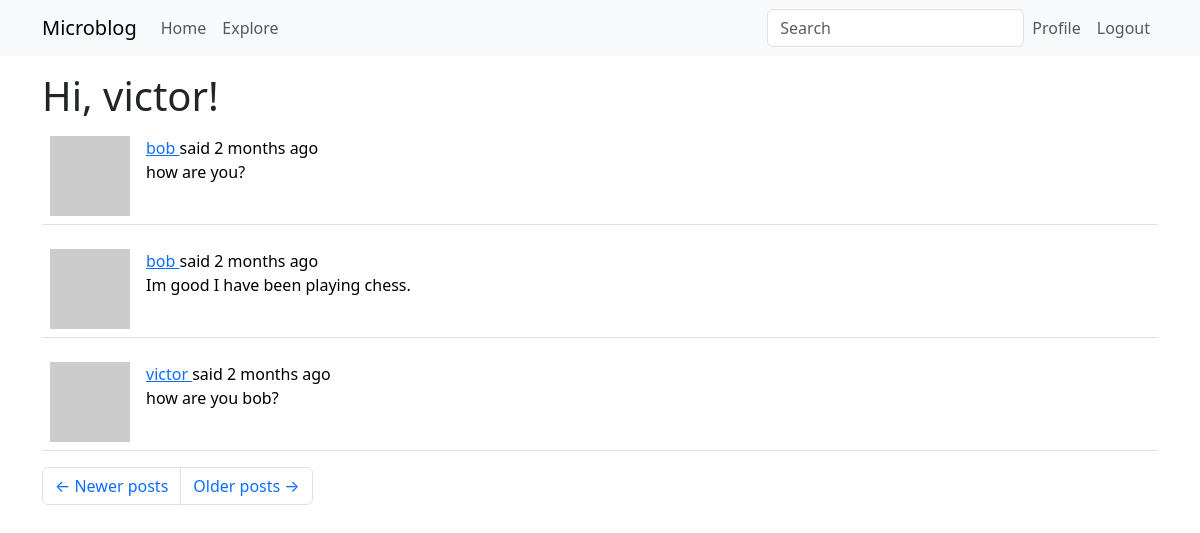
The app's page /explore?page=3 (signed in) with its own data.
### app/models.py (models this page shows, shortened)
class User(UserMixin, db.Model):
    id: so.Mapped[int] = so.mapped_column(primary_key=True)
    username: so.Mapped[str] = so.mapped_column(sa.String(64), index=True, unique=True)
    email: so.Mapped[str] = so.mapped_column(sa.String(120), index=True, unique=True)
    password_hash: so.Mapped[Optional[str]] = so.mapped_column(sa.String(256))
    about_me: so.Mapped[Optional[str]] = so.mapped_column(sa.String(140))
    last_seen: so.Mapped[Optional[datetime]] = so.mapped_column(
        default=lambda: datetime.now(timezone.utc)
    )
    posts: so.WriteOnlyMapped["Post"] = so.relationship(back_populates="author")
    following: so.WriteOnlyMapped["User"] = so.relationship(
        secondary=followers,
        primaryjoin=(followers.c.follower_id == id),
        secondaryjoin=(followers.c.followed_id == id),
        back_populates="followers",
    )
    followers: so.WriteOnlyMapped["User"] = so.relationship(
        secondary=followers,
        primaryjoin=(followers.c.followed_id == id),
        secondaryjoin=(followers.c.follower_id == id),
        back_populates="following",
    )
    def avatar(self, size):
        digest = md5(self.email.lower().encode("utf-8")).hexdigest()
        return f"https://www.gravatar.com/avatar/{digest}?d=identicon&s={size}"

class SearchableMixin(object):
    @classmethod
    def before_commit(cls, session):
        session._changes = {
            "add": list(session.new),
            "update": list(session.dirty),
            "delete": list(session.deleted),
        }
    @classmethod
    def after_commit(cls, session):
        for obj in session._changes["add"]:
            if isinstance(obj, SearchableMixin):
                add_to_index(obj.__tablename__, obj)
        for obj in session._changes["update"]:
            if isinstance(obj, SearchableMixin):
                add_to_index(obj.__tablename__, obj)
        for obj in session._changes["delete"]:
            if isinstance(obj, SearchableMixin):
                remove_from_index(obj.__tablename__, obj)
        session._changes = None

class Post(SearchableMixin, db.Model):
    __searchable__ = ["body"]
    id: so.Mapped[int] = so.mapped_column(primary_key=True)
    body: so.Mapped[str] = so.mapped_column(sa.String(140))
    timestamp: so.Mapped[datetime] = so.mapped_column(
        index=True, default=lambda: datetime.now(timezone.utc)
    )
    user_id: so.Mapped[int] = so.mapped_column(sa.ForeignKey(User.id), index=True)
    language: so.Mapped[Optional[str]] = so.mapped_column(sa.String(5))
    author: so.Mapped[User] = so.relationship(back_populates="posts")

### app/main/routes.py (the view)
@bp.route("/explore")
@login_required
def explore():
    page = request.args.get("page", 1, type=int)
    query = sa.select(Post).order_by(Post.timestamp.desc())
    posts = db.paginate(
        query, page=page, per_page=current_app.config["POSTS_PER_PAGE"], error_out=False
    )
    next_url = url_for("main.explore", page=posts.next_num) if posts.has_next else None
    prev_url = url_for("main.explore", page=posts.prev_num) if posts.has_prev else None
    return render_template(
        "index.html",
        title=_("Explore"),
        posts=posts.items,
        next_url=next_url,
        prev_url=prev_url,
    )

### app/main/forms.py
class SearchForm(FlaskForm):
    q = StringField(_l("Search"), validators=[DataRequired()])
    def __init__(self, *args, **kwargs):
        if "formdata" not in kwargs:
            kwargs["formdata"] = request.args
        if "meta" not in kwargs:
            kwargs["meta"] = {"csrf": False}
        super(SearchForm, self).__init__(*args, **kwargs)

### app/__init__.py (called while the page is built)
def get_locale():
    return request.accept_languages.best_match(current_app.config["LANGUAGES"])

### app/main/routes.py (called while the page is built)
@bp.before_app_request
def before_request():
    if current_user.is_authenticated:
        current_user.last_seen = datetime.now(timezone.utc)
        db.session.commit()
        g.search_form = SearchForm()
    g.locale = str(get_locale())

### app/models.py (called while the page is built)
@login.user_loader
def load_user(id):
    return db.session.get(User, int(id))

### app/templates/index.html (shortened to what this page needs)
{% extends "base.html" %}
{% import "bootstrap_wtf.html" as wtf %}
{% block content %}
    <h1>{{ _('Hi, %(username)s!', username=current_user.username) }}</h1>
    {% for post in posts %}
        {% include '_post.html' %}
    {% endfor %}
    <nav aria-label="Post navigation">
        <ul class="pagination">
            <li class="page-item{% if not prev_url %} disabled{% endif %}">
                <a class="page-link" href="{{ prev_url }}">
                    <span aria-hidden="true">&larr;</span> {{ _('Newer posts') }}
                </a>
            </li>
            <li class="page-item{% if not next_url %} disabled{% endif %}">
                <a class="page-link" href="{{ next_url }}">
                    {{ _('Older posts') }} <span aria-hidden="true">&rarr;</span>
                </a>
            </li>
        </ul>
    </nav>
{% endblock %}

### app/templates/_post.html (shortened to what this page needs)
    <table class="table table-hover">
        <tr>
            <td width="70px">
                <a href="{{ url_for('user', username=post.author.username) }}">
                    <img src="{{ post.author.avatar(70) }}" />
                </a>
            </td>
            <td>
                {{ _('%(username)s said %(when)s',
                    username=user_link, when=moment(post.timestamp).fromNow()) }}
                <br>
                <span id="post{{ post.id }}">{{ post.body }}</span>
            </td>
        </tr>
    </table>

### records on screen
Post: body "how are you?"
Post: body "Im good I have been playing chess."
Post: body "how are you bob?"
